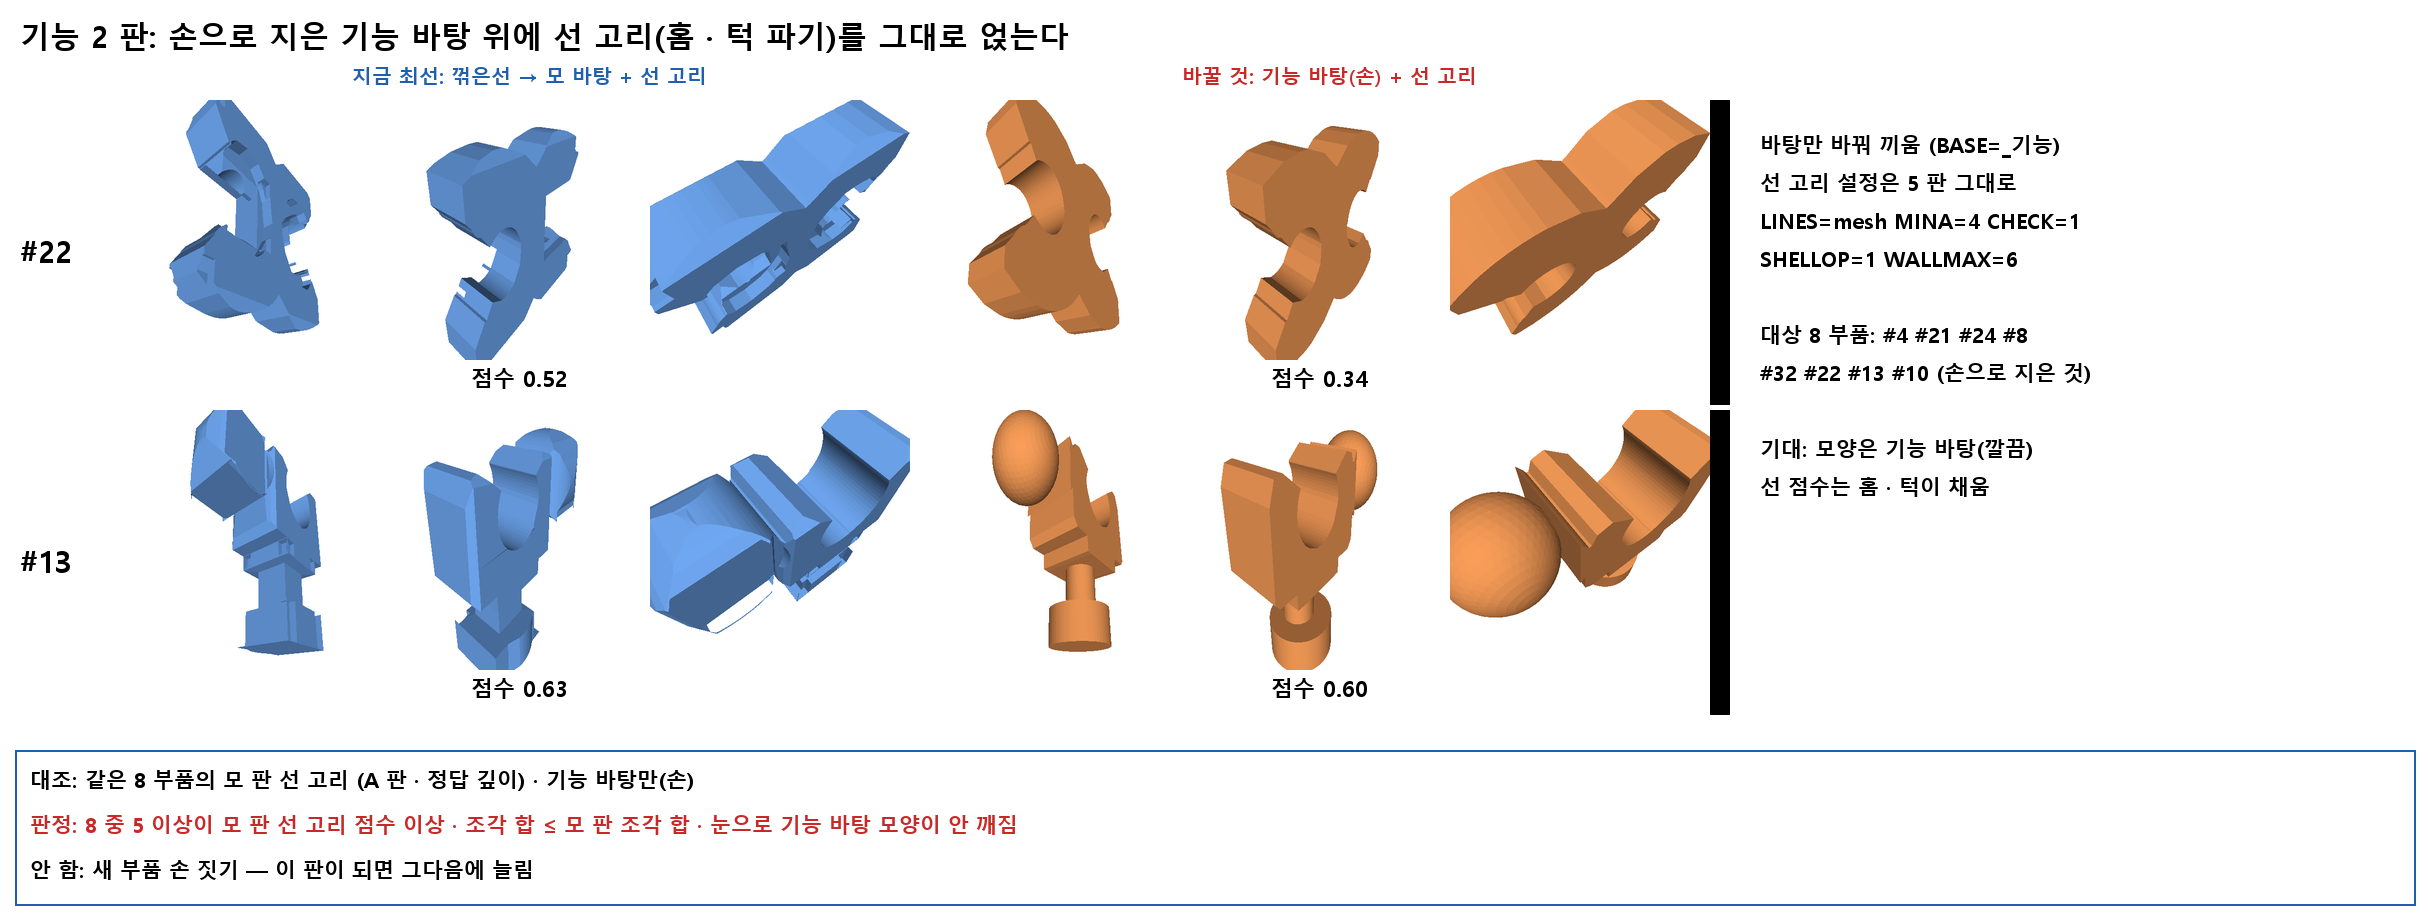

Write Python code to recreate this figure.
# 기능0 2 판 흐름도 — 기능 바탕 위에 선 고리 판 얹기 · 10-11
import os
from PIL import Image, ImageDraw, ImageFont
H = os.path.dirname(os.path.abspath(__file__)); F = lambda n: ImageFont.truetype("C:/Windows/Fonts/malgunbd.ttf", n); C = 260
a = Image.open(os.path.join(H, "결과1.png")); w = 3 * C + 20
im = Image.new("RGB", (130 + 2 * w + 700, 100 + 2 * (C + 50) + 200), "white"); d = ImageDraw.Draw(im)
d.text((20, 15), "기능 2 판: 손으로 지은 기능 바탕 위에 선 고리(홈 · 턱 파기)를 그대로 얹는다", font=F(30), fill="black")
d.text((130 + w // 2, 75), "지금 최선: 꺾은선 → 모 바탕 + 선 고리", font=F(20), fill=(31, 95, 173), anchor="mm"); d.text((130 + w + w // 2, 75), "바꿀 것: 기능 바탕(손) + 선 고리", font=F(20), fill=(200, 40, 40), anchor="mm")
for r_, row in enumerate((3, 4)):
    y0 = 100 + row * (C + 50)
    for j, col in enumerate((1, 2)): im.paste(a.crop((130 + col * w, y0, 130 + col * w + w, y0 + C + 45)), (130 + j * w, 100 + r_ * (C + 50)))
    d.text((20, 100 + r_ * (C + 50) + C // 2), ("#22", "#13")[r_], font=F(30), fill="black")
x = 130 + 2 * w + 30
for q, t in enumerate(["바탕만 바꿔 끼움 (BASE=_기능)", "선 고리 설정은 5 판 그대로", "LINES=mesh MINA=4 CHECK=1", "SHELLOP=1 WALLMAX=6", "", "대상 8 부품: #4 #21 #24 #8", "#32 #22 #13 #10 (손으로 지은 것)", "", "기대: 모양은 기능 바탕(깔끔)", "선 점수는 홈 · 턱이 채움"]):
    d.text((x, 130 + q * 38), t, font=F(21), fill="black")
y = im.height - 170; d.rectangle((15, y, im.width - 15, im.height - 15), outline=(31, 95, 173), width=2)
for q, t in enumerate(["대조: 같은 8 부품의 모 판 선 고리 (A 판 · 정답 깊이) · 기능 바탕만(손)",
                       "판정: 8 중 5 이상이 모 판 선 고리 점수 이상 · 조각 합 ≤ 모 판 조각 합 · 눈으로 기능 바탕 모양이 안 깨짐",
                       "안 함: 새 부품 손 짓기 — 이 판이 되면 그다음에 늘림"]):
    d.text((30, y + 15 + q * 45), t, font=F(21), fill=(200, 40, 40) if q == 1 else "black")
im.save(os.path.join(H, "흐름2.png")); print("ok")
